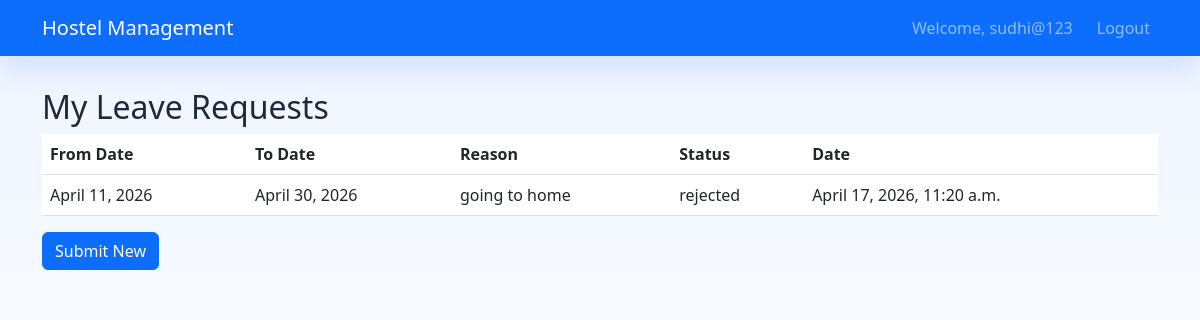
Screenshot of /students/leaves/ (signed in) with the database file from the repository.
### accounts/models.py (models this page shows, shortened)
class User(AbstractUser):
    ROLE_CHOICES = [
        ('student', 'Student'),
        ('admin', 'Admin'),
        ('warden', 'Warden'),
    ]
    role = models.CharField(max_length=10, choices=ROLE_CHOICES, default='student')

### leaves/models.py (models this page shows, shortened)
class LeaveRequest(models.Model):
    STATUS_CHOICES = [
        ('pending', 'Pending'),
        ('approved', 'Approved'),
        ('rejected', 'Rejected'),
    ]
    student = models.ForeignKey(settings.AUTH_USER_MODEL, on_delete=models.CASCADE)
    from_date = models.DateField()
    to_date = models.DateField()
    reason = models.TextField()
    status = models.CharField(max_length=10, choices=STATUS_CHOICES, default='pending')
    created_at = models.DateTimeField(auto_now_add=True)

### students/views.py (the view)
# urls.py: path('leaves/', views.student_leaves, name='student_leaves'),
@login_required
def student_leaves(request):
    if request.user.role != 'student':
        return redirect('login')
    leaves = LeaveRequest.objects.filter(student=request.user).order_by('-created_at')
    return render(request, 'student_leaves.html', {'leaves': leaves})

### templates/student_leaves.html (shortened to what this page needs)
{% extends 'base.html' %}
{% block content %}
<h2>My Leave Requests</h2>
<table class="table">
    <thead>
        <tr>
            <th>From Date</th>
            <th>To Date</th>
            <th>Reason</th>
            <th>Status</th>
            <th>Date</th>
        </tr>
    </thead>
    <tbody>
        {% for leave in leaves %}
        <tr>
            <td>{{ leave.from_date }}</td>
            <td>{{ leave.to_date }}</td>
            <td>{{ leave.reason }}</td>
            <td>{{ leave.status }}</td>
            <td>{{ leave.created_at }}</td>
        </tr>
        {% endfor %}
    </tbody>
</table>
<a href="{% url 'submit_leave' %}" class="btn btn-primary">Submit New</a>
{% endblock %}

### templates/base.html (shortened to what this page needs)
<!DOCTYPE html>
<html lang="en">
<head>
    <link href="https://cdn.jsdelivr.net/npm/bootstrap@5.3.0/dist/css/bootstrap.min.css" rel="stylesheet">
</head>
<body>
    <nav class="navbar navbar-expand-lg navbar-dark bg-primary">
        <div class="container">
            {% if user.is_authenticated %}
                {% if user.role == 'student' %}
                    <a class="navbar-brand" href="{% url 'student_dashboard' %}">Hostel Management</a>
                {% elif user.role == 'warden' %}
                    <a class="navbar-brand" href="{% url 'warden_dashboard' %}">Hostel Management</a>
                {% else %}
                    <a class="navbar-brand" href="{% url 'admin_dashboard' %}">Hostel Management</a>
                {% endif %}
            {% else %}
                <a class="navbar-brand" href="{% url 'home' %}">Hostel Management</a>
            {% endif %}
            {% if user.is_authenticated %}
                <div class="navbar-nav ms-auto">
                    <span class="navbar-text me-3">Welcome, {{ user.username }}</span>
                    <a class="nav-link" href="{% url 'logout' %}">Logout</a>
                </div>
            {% endif %}
        </div>
    </nav>
    <div class="page-shell">
        <div class="{% block container_class %}container{% endblock %}">
            {% block content %}{% endblock %}
        </div>
    </div>
</body>
</html>

### templates/base.html (style rules this page uses)
body { min-height: 100vh; background: linear-gradient(180deg, #eef4ff 0%, #f8fbff 45%, #ffffff 100%); color: #1f2937; }
.navbar { box-shadow: 0 12px 30px rgba(37, 99, 235, 0.15); }
.page-shell { padding: 2rem 0 3rem; }

### rows the page displays
User: username "sudhi@123"
LeaveRequest: from_date "April 11, 2026", to_date "April 30, 2026", reason "going to home", status "rejected", created_at "April 17, 2026, 11:20 a.m."
